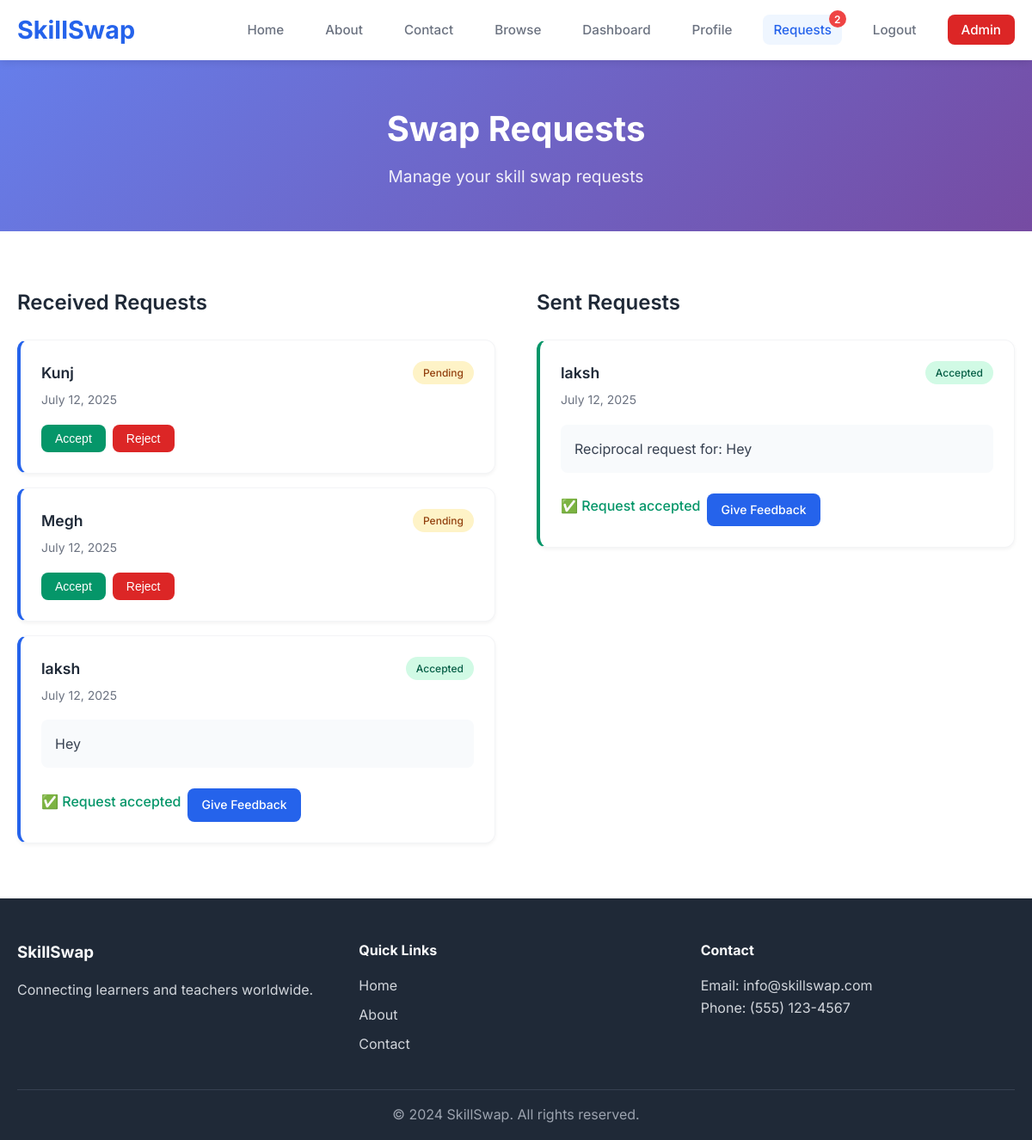
/requests (signed in), run on the app's committed database.
### app.py (models this page shows, shortened)
class SwapRequest(db.Model):
    id = db.Column(db.Integer, primary_key=True)
    sender_id = db.Column(db.Integer, db.ForeignKey('user.id'), nullable=False)
    receiver_id = db.Column(db.Integer, db.ForeignKey('user.id'), nullable=False)
    status = db.Column(db.String(20), default='pending')  # pending, accepted, rejected
    message = db.Column(db.Text)
    created_at = db.Column(db.DateTime, default=db.func.current_timestamp())
    updated_at = db.Column(db.DateTime, default=db.func.current_timestamp(), onupdate=db.func.current_timestamp())
    sender = db.relationship('User', foreign_keys=[sender_id], backref='sent_requests')
    receiver = db.relationship('User', foreign_keys=[receiver_id], backref='received_requests')

class User(UserMixin, db.Model):
    id = db.Column(db.Integer, primary_key=True)
    full_name = db.Column(db.String(100), nullable=False)
    email = db.Column(db.String(120), unique=True, nullable=False)
    password_hash = db.Column(db.String(255), nullable=False)
    profile_photo = db.Column(db.String(255))
    location = db.Column(db.String(100))
    created_at = db.Column(db.DateTime, default=db.func.current_timestamp())
    last_seen = db.Column(db.DateTime, default=db.func.current_timestamp())
    profile = db.relationship('Profile', backref='user', uselist=False)

### app.py (the view)
@app.route('/requests')
@login_required
def requests():
    sent_requests = SwapRequest.query.filter_by(sender_id=current_user.id).order_by(SwapRequest.created_at.desc()).all()
    received_requests = SwapRequest.query.filter_by(receiver_id=current_user.id).order_by(SwapRequest.created_at.desc()).all()
    return render_template('requests.html', sent_requests=sent_requests, received_requests=received_requests)

### app.py (called while the page is built)
@login_manager.user_loader
def load_user(user_id):
    return User.query.get(int(user_id))

@app.context_processor
def inject_pending_requests():
    if current_user.is_authenticated:
        current_user.last_seen = datetime.utcnow()
        db.session.commit()
        pending_requests_count = SwapRequest.query.filter_by(
            receiver_id=current_user.id,
            status='pending'
        ).count()
        return {'pending_requests_count': pending_requests_count}
    return {'pending_requests_count': 0}

@app.context_processor
def inject_unread_messages():
    if current_user.is_authenticated:
        chats = Chat.query.filter(
            db.or_(
                Chat.user1_id == current_user.id,
                Chat.user2_id == current_user.id
            )
        ).all()
        total_unread = 0
        for chat in chats:
            unread_count = chat.messages.filter(
                db.and_(
                    ChatMessage.sender_id != current_user.id,
                    ChatMessage.is_read == False
                )
            ).count()
            total_unread += unread_count
        return {'unread_messages_count': total_unread}
    return {'unread_messages_count': 0}

### templates/requests.html (shortened to what this page needs)
<!DOCTYPE html>
<html lang="en">
<head>
    <link rel="stylesheet" href="{{ url_for('static', filename='css/style.css') }}">
</head>
<body>
    <header class="header">
        <nav class="navbar">
            <div class="nav-container">
                <div class="nav-logo">
                    <h1>SkillSwap</h1>
                </div>
                <ul class="nav-menu">
                    <li class="nav-item">
                        <a href="{{ url_for('homepage') }}" class="nav-link">Home</a>
                    </li>
                    <li class="nav-item">
                        <a href="{{ url_for('about') }}" class="nav-link">About</a>
                    </li>
                    <li class="nav-item">
                        <a href="{{ url_for('contact') }}" class="nav-link">Contact</a>
                    </li>
                    <li class="nav-item">
                        <a href="{{ url_for('browse') }}" class="nav-link">Browse</a>
                    </li>
                    <li class="nav-item">
                        <a href="{{ url_for('dashboard') }}" class="nav-link">Dashboard</a>
                    </li>
                    <li class="nav-item">
                        <a href="{{ url_for('profile') }}" class="nav-link">Profile</a>
                    </li>
                    <li class="nav-item">
                        <a href="{{ url_for('requests') }}" class="nav-link active">
                            Requests
                            {% if pending_requests_count > 0 %}
                                <span class="notification-badge">{{ pending_requests_count }}</span>
                            {% endif %}
                        </a>
                    </li>
                    <li class="nav-item">
                        <a href="{{ url_for('logout') }}" class="nav-link">Logout</a>
                    </li>
                    <li class="nav-item admin-nav-item">
                        <a href="{{ url_for('admin_login') }}" class="nav-link admin-link">Admin</a>
                    </li>
                </ul>
            </div>
        </nav>
    </header>
    <main class="main">
        <section class="page-header">
            <div class="container">
                <h1 class="page-title">Swap Requests</h1>
                <p class="page-subtitle">Manage your skill swap requests</p>
            </div>
        </section>
        <section class="requests-content">
            <div class="container">
                <div class="requests-grid">
                    <div class="requests-section">
                        <h2>Received Requests</h2>
                        {% if received_requests %}
                            <div class="requests-list">
                                {% for request in received_requests %}
                                    <div class="request-card received">
                                        <div class="request-header">
                                            <div class="user-info">
                                                <h3>{{ request.sender.full_name }}</h3>
                                                <span class="request-date">{{ request.created_at.strftime('%B %d, %Y') }}</span>
                                            </div>
                                            <span class="status-badge status-{{ request.status }}">
                                                {{ request.status.title() }}
                                            </span>
                                        </div>
                                        {% if request.message %}
                                            <div class="request-message">
                                                <p>{{ request.message }}</p>
                                            </div>
                                        {% endif %}
                                        <div class="request-actions">
                                            {% if request.status == 'pending' %}
                                                <form method="POST" action="{{ url_for('respond_request') }}" style="display: inline;">
                                                    <button type="submit" name="action" value="accept" class="btn btn-success btn-small">
                                                        Accept
                                                    </button>
                                                </form>
                                                <form method="POST" action="{{ url_for('respond_request') }}" style="display: inline;">
                                                    <button type="submit" name="action" value="reject" class="btn btn-danger btn-small">
                                                        Reject
                                                    </button>
                                                </form>
                                            {% elif request.status == 'accepted' %}
                                                <span class="accepted-status">✅ Request accepted</span>
                                                <div class="feedback-actions">
                                                    <a href="{{ url_for('give_feedback', swap_id=request.id) }}" class="btn btn-primary btn-small">
                                                        Give Feedback
                                                    </a>
                                                </div>
                                            {% elif request.status == 'rejected' %}
                                                <span class="rejected-status">❌ Request rejected</span>
                                            {% endif %}
                                        </div>
                                    </div>
                                {% endfor %}
                            </div>
                        {% else %}
                            <div class="empty-state">
                                <div class="empty-icon">📥</div>
                                <h3>No received requests</h3>
                                <p>You haven't received any swap requests yet.</p>
                            </div>
                        {% endif %}
                    </div>
                    <div class="requests-section">
                        <h2>Sent Requests</h2>
                        {% if sent_requests %}
                            <div class="requests-list">
                                {% for request in sent_requests %}
                                    <div class="request-card sent">
                                        <div class="request-header">
                                            <div class="user-info">
                                                <h3>{{ request.receiver.full_name }}</h3>
                                                <span class="request-date">{{ request.created_at.strftime('%B %d, %Y') }}</span>
                                            </div>
                                            <span class="status-badge status-{{ request.status }}">
                                                {{ request.status.title() }}
                                            </span>
                                        </div>
                                        {% if request.message %}
                                            <div class="request-message">
                                                <p>{{ request.message }}</p>
                                            </div>
                                        {% endif %}
                                        <div class="request-actions">
                                            {% if request.status == 'pending' %}
                                                <form method="POST" action="{{ url_for('cancel_request') }}" style="display: inline;">
                                                    <input type="hidden" name="request_id" value="{{ request.id }}">
                                                    <button type="submit" class="btn btn-secondary btn-small">
                                                        Cancel Request
                                                    </button>
                                                </form>
                                            {% elif request.status == 'accepted' %}
                                                <span class="accepted-status">✅ Request accepted</span>
                                                <div class="feedback-actions">
                                                    <a href="{{ url_for('give_feedback', swap_id=request.id) }}" class="btn btn-primary btn-small">
                                                        Give Feedback
                                                    </a>
                                                </div>
                                            {% elif request.status == 'rejected' %}
                                                <span class="rejected-status">❌ Request rejected</span>
                                            {% endif %}
                                        </div>
                                    </div>
                                {% endfor %}
                            </div>
                        {% endif %}
                    </div>
                </div>
            </div>
        </section>
    </main>
    <footer class="footer">
        <div class="container">
            <div class="footer-content">
                <div class="footer-section">
                    <h3>SkillSwap</h3>
                    <p>Connecting learners and teachers worldwide.</p>
                </div>
                <div class="footer-section">
                    <h4>Quick Links</h4>
                    <ul>
                        <li><a href="{{ url_for('homepage') }}">Home</a></li>
                        <li><a href="{{ url_for('about') }}">About</a></li>
                        <li><a href="{{ url_for('contact') }}">Contact</a></li>
                    </ul>
                </div>
                <div class="footer-section">
                    <h4>Contact</h4>
                    <p>Email: info@skillswap.com</p>
                    <p>Phone: (555) 123-4567</p>
                </div>
            </div>
            <div class="footer-bottom">
                <p>&copy; 2024 SkillSwap. All rights reserved.</p>
            </div>
        </div>
    </footer>
</body>
</html>

### data on the page
SwapRequest: sender.full_name "Kunj", created_at "July 12, 2025", status "Pending"
SwapRequest: sender.full_name "Megh", created_at "July 12, 2025", status "Pending"
SwapRequest: sender.full_name "laksh", created_at "July 12, 2025", status "Accepted", message "Hey"
SwapRequest: receiver.full_name "laksh", created_at "July 12, 2025", status "Accepted", message "Reciprocal request for: Hey"

### other printed values
{{ pending_requests_count }} "2"
